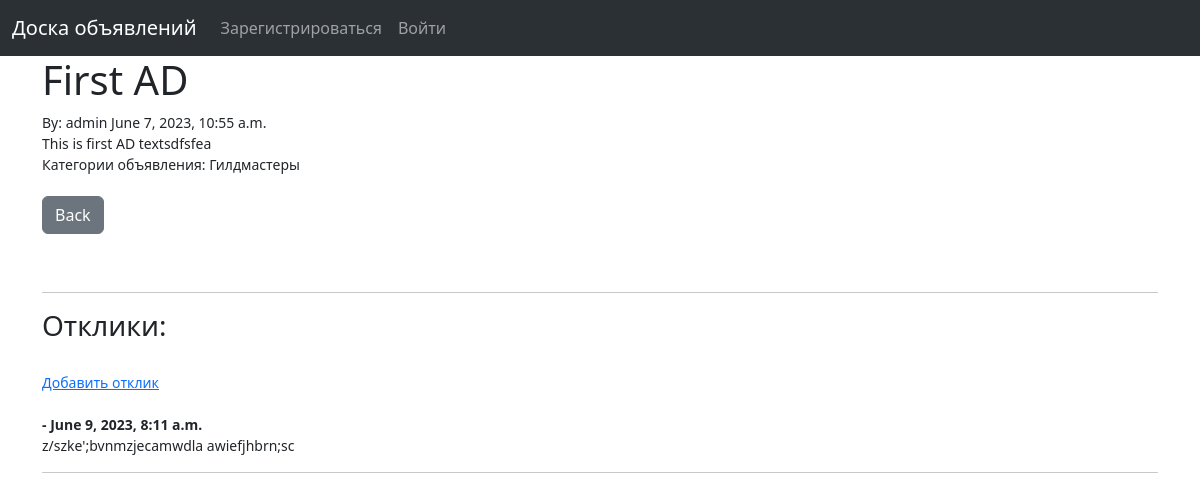
Page /announcements/1 on the earlier database version.
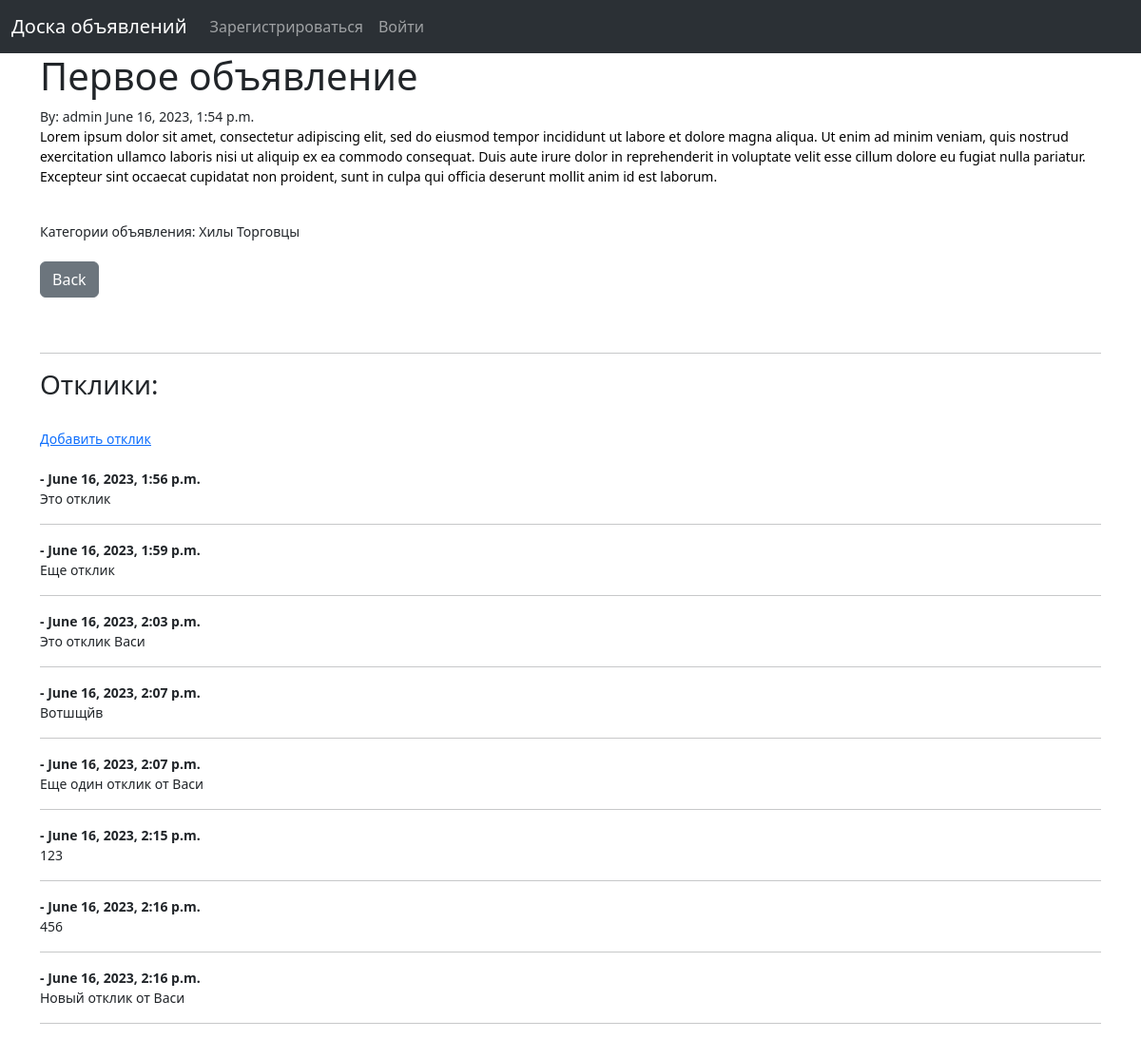
Same page on the later database version.
### board/models.py (models this page shows, shortened)
class Announcement(models.Model):
    title = models.CharField("Заголовок", max_length=255)
    title_tag = models.CharField("Тэг заголовка", max_length=255)
    author = models.ForeignKey(User, on_delete=models.CASCADE, verbose_name="Автор")
    publication_datetime = models.DateTimeField("Дата публикации", auto_now_add=True)
    text = RichTextField("Текст", blank=True, null=True)
    image = models.ImageField("Картинка", null=True, blank=True, upload_to="images/")
    category = models.ManyToManyField(Category, verbose_name="Категория")

class Category(models.Model):
    name = models.CharField("Название", max_length=255)
    def __str__(self):
        return f"{self.name}"

class Response(models.Model):
    announcement = models.ForeignKey(
        Announcement,
        related_name="responses",
        on_delete=models.CASCADE,
        verbose_name="Объявление",
    )
    author = models.ForeignKey(User, on_delete=models.CASCADE, default=1)
    text = models.TextField(default="")
    datetime_added = models.DateTimeField(auto_now_add=True)
    is_accepted = models.BooleanField("Отклик принят?", default=False)

### board/views.py (the view)
class AnnouncementDetailView(DetailView):
    model = Announcement
    template_name = "announcement_details.html"

### board/templates/announcement_details.html (shortened to what this page needs)
{% extends 'base.html' %}
{% block content %}
<h1>{{ announcement.title }}</h1>
<small> By:
    {{ announcement.author }}
    {{ announcement.publication_datetime }}
    <br/>
    {{ announcement.text|safe }}
    <br/>
    Категории объявления:
    {% for cat in announcement.category.all %}
        {{ cat }}
    {% endfor  %}
<br/><br/>
<a href="{% url 'board' %}" class="btn btn-secondary">Back</a>
<br/><br/><br/>
<hr>
<h3>Отклики:</h3>
<br/>
{% if not announcement.responses.all %}
    <p>Пока никто не откликнулся на это объявление</p>
    <a href="{% url 'add_response' announcement.pk %}">Добавить отклик</a>
{% else %}
    <a href="{% url 'add_response' announcement.pk %}">Добавить отклик</a><br/><br/>
    {% for res in announcement.responses.all %}
        <strong>{{ res.name }} - {{ res.datetime_added }}</strong><br/>
        {{ res.text }}<br/>
        <hr>
    {% endfor %}
{% endif %}
{% endblock %}

Differences in the rows shown:
removed Response: datetime_added "June 9, 2023, 8:11 a.m.", text "z/szke';bvnmzjecamwdla awiefjhbrn;sc"
changed Announcement "admin": title "First AD" → "Первое объявление"; publication_datetime "June 7, 2023, 10:55 a.m." → "June 16, 2023, 1:54 p.m."; text "This is first AD textsdfsfea" → "Lorem ipsum dolor sit amet, consectetur adipiscing elit, sed do eiusmod tempor incididunt ut labore et dolore magna aliqua. Ut enim ad minim veniam, quis nostrud exercitation ullamco laboris nisi ut aliquip ex ea commodo consequat. Duis aute irure dolor in reprehenderit in voluptate velit esse cillum dolore eu fugiat nulla pariatur. Excepteur sint occaecat cupidatat non proident, sunt in culpa qui officia deserunt mollit anim id est laborum."
now on this page (row unchanged): Category: name "Хилы"
changed Category: name "Гилдмастеры" → "Торговцы"
added Response: datetime_added "June 16, 2023, 1:56 p.m.", text "Это отклик"
added Response: datetime_added "June 16, 2023, 1:59 p.m.", text "Еще отклик"
now on this page (row edited): Response: datetime_added "June 16, 2023, 2:03 p.m.", text "Это отклик Васи"
now on this page (row edited): Response: datetime_added "June 16, 2023, 2:07 p.m.", text "Вотшщйв"
now on this page (row edited): Response: datetime_added "June 16, 2023, 2:07 p.m.", text "Еще один отклик от Васи"
now on this page (row edited): Response: datetime_added "June 16, 2023, 2:15 p.m.", text "123"
now on this page (row edited): Response: datetime_added "June 16, 2023, 2:16 p.m.", text "456"
added Response: datetime_added "June 16, 2023, 2:16 p.m.", text "Новый отклик от Васи"
